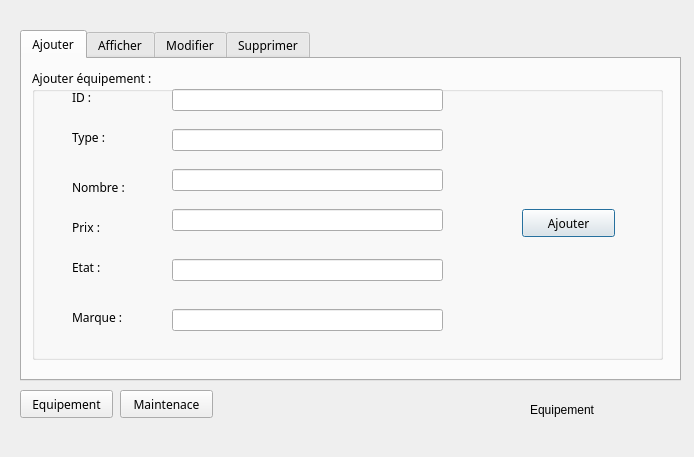
<?xml version="1.0" encoding="UTF-8"?>
<ui version="4.0">
 <class>maintenance</class>
 <widget class="QDialog" name="maintenance">
  <property name="geometry">
   <rect>
    <x>0</x>
    <y>0</y>
    <width>694</width>
    <height>457</height>
   </rect>
  </property>
  <property name="windowTitle">
   <string>Gestion Maintenance</string>
  </property>
  <widget class="QStackedWidget" name="stackedWidget">
   <property name="geometry">
    <rect>
     <x>10</x>
     <y>20</y>
     <width>681</width>
     <height>421</height>
    </rect>
   </property>
   <property name="currentIndex">
    <number>0</number>
   </property>
   <widget class="QWidget" name="equipement">
    <widget class="QTabWidget" name="tabWidget_2">
     <property name="geometry">
      <rect>
       <x>10</x>
       <y>10</y>
       <width>661</width>
       <height>351</height>
      </rect>
     </property>
     <property name="font">
      <font>
       <family>MV Boli</family>
      </font>
     </property>
     <property name="currentIndex">
      <number>0</number>
     </property>
     <widget class="QWidget" name="Ajouter">
      <attribute name="title">
       <string>Ajouter</string>
      </attribute>
      <widget class="QGroupBox" name="groupBox">
       <property name="geometry">
        <rect>
         <x>10</x>
         <y>10</y>
         <width>631</width>
         <height>291</height>
        </rect>
       </property>
       <property name="title">
        <string>Ajouter équipement :</string>
       </property>
       <widget class="QLabel" name="label_2">
        <property name="geometry">
         <rect>
          <x>40</x>
          <y>20</y>
          <width>55</width>
          <height>16</height>
         </rect>
        </property>
        <property name="text">
         <string>ID :</string>
        </property>
       </widget>
       <widget class="QLabel" name="label_3">
        <property name="geometry">
         <rect>
          <x>40</x>
          <y>60</y>
          <width>55</width>
          <height>16</height>
         </rect>
        </property>
        <property name="text">
         <string>Type :</string>
        </property>
       </widget>
       <widget class="QLabel" name="label_4">
        <property name="geometry">
         <rect>
          <x>40</x>
          <y>110</y>
          <width>55</width>
          <height>16</height>
         </rect>
        </property>
        <property name="text">
         <string>Nombre :</string>
        </property>
       </widget>
       <widget class="QLabel" name="label_5">
        <property name="geometry">
         <rect>
          <x>40</x>
          <y>150</y>
          <width>55</width>
          <height>16</height>
         </rect>
        </property>
        <property name="text">
         <string>Prix :</string>
        </property>
       </widget>
       <widget class="QLabel" name="label_6">
        <property name="geometry">
         <rect>
          <x>40</x>
          <y>190</y>
          <width>55</width>
          <height>16</height>
         </rect>
        </property>
        <property name="text">
         <string>Etat :</string>
        </property>
       </widget>
       <widget class="QLabel" name="label_7">
        <property name="geometry">
         <rect>
          <x>40</x>
          <y>240</y>
          <width>55</width>
          <height>16</height>
         </rect>
        </property>
        <property name="text">
         <string>Marque :</string>
        </property>
       </widget>
       <widget class="QLineEdit" name="lineEdit_id">
        <property name="geometry">
         <rect>
          <x>140</x>
          <y>20</y>
          <width>271</width>
          <height>22</height>
         </rect>
        </property>
       </widget>
       <widget class="QLineEdit" name="lineEdit_type">
        <property name="geometry">
         <rect>
          <x>140</x>
          <y>60</y>
          <width>271</width>
          <height>22</height>
         </rect>
        </property>
       </widget>
       <widget class="QLineEdit" name="lineEdit_nombre">
        <property name="geometry">
         <rect>
          <x>140</x>
          <y>100</y>
          <width>271</width>
          <height>22</height>
         </rect>
        </property>
       </widget>
       <widget class="QLineEdit" name="lineEdit_prix">
        <property name="geometry">
         <rect>
          <x>140</x>
          <y>140</y>
          <width>271</width>
          <height>22</height>
         </rect>
        </property>
       </widget>
       <widget class="QLineEdit" name="lineEdit_etat">
        <property name="geometry">
         <rect>
          <x>140</x>
          <y>190</y>
          <width>271</width>
          <height>22</height>
         </rect>
        </property>
       </widget>
       <widget class="QLineEdit" name="lineEdit_marque">
        <property name="geometry">
         <rect>
          <x>140</x>
          <y>240</y>
          <width>271</width>
          <height>22</height>
         </rect>
        </property>
       </widget>
       <widget class="QPushButton" name="pb_ajouter">
        <property name="geometry">
         <rect>
          <x>490</x>
          <y>140</y>
          <width>93</width>
          <height>28</height>
         </rect>
        </property>
        <property name="text">
         <string>Ajouter</string>
        </property>
       </widget>
      </widget>
     </widget>
     <widget class="QWidget" name="tab_6">
      <attribute name="title">
       <string>Afficher</string>
      </attribute>
      <widget class="QTableView" name="tab_equipement">
       <property name="geometry">
        <rect>
         <x>10</x>
         <y>10</y>
         <width>641</width>
         <height>261</height>
        </rect>
       </property>
      </widget>
      <widget class="QPushButton" name="pb_trier">
       <property name="geometry">
        <rect>
         <x>390</x>
         <y>280</y>
         <width>93</width>
         <height>28</height>
        </rect>
       </property>
       <property name="text">
        <string>Trier</string>
       </property>
      </widget>
      <widget class="QPushButton" name="filtrer">
       <property name="geometry">
        <rect>
         <x>530</x>
         <y>280</y>
         <width>93</width>
         <height>28</height>
        </rect>
       </property>
       <property name="text">
        <string>Filtrer</string>
       </property>
      </widget>
     </widget>
     <widget class="QWidget" name="tab_3">
      <attribute name="title">
       <string>Modifier</string>
      </attribute>
      <widget class="QLabel" name="label_13">
       <property name="geometry">
        <rect>
         <x>70</x>
         <y>30</y>
         <width>55</width>
         <height>16</height>
        </rect>
       </property>
       <property name="text">
        <string>ID :</string>
       </property>
      </widget>
      <widget class="QLabel" name="label_14">
       <property name="geometry">
        <rect>
         <x>70</x>
         <y>80</y>
         <width>55</width>
         <height>16</height>
        </rect>
       </property>
       <property name="text">
        <string>Type :</string>
       </property>
      </widget>
      <widget class="QLabel" name="label_15">
       <property name="geometry">
        <rect>
         <x>70</x>
         <y>130</y>
         <width>55</width>
         <height>16</height>
        </rect>
       </property>
       <property name="text">
        <string>Nombre :</string>
       </property>
      </widget>
      <widget class="QLabel" name="label_16">
       <property name="geometry">
        <rect>
         <x>70</x>
         <y>180</y>
         <width>55</width>
         <height>16</height>
        </rect>
       </property>
       <property name="text">
        <string>Prix :</string>
       </property>
      </widget>
      <widget class="QLabel" name="label_17">
       <property name="geometry">
        <rect>
         <x>70</x>
         <y>230</y>
         <width>55</width>
         <height>16</height>
        </rect>
       </property>
       <property name="text">
        <string>Etat :</string>
       </property>
      </widget>
      <widget class="QLabel" name="label_18">
       <property name="geometry">
        <rect>
         <x>60</x>
         <y>280</y>
         <width>55</width>
         <height>16</height>
        </rect>
       </property>
       <property name="text">
        <string>Marque :</string>
       </property>
      </widget>
      <widget class="QLineEdit" name="lineEdit_idm_2">
       <property name="geometry">
        <rect>
         <x>190</x>
         <y>30</y>
         <width>271</width>
         <height>22</height>
        </rect>
       </property>
      </widget>
      <widget class="QLineEdit" name="lineEdit_typem">
       <property name="geometry">
        <rect>
         <x>190</x>
         <y>80</y>
         <width>271</width>
         <height>22</height>
        </rect>
       </property>
      </widget>
      <widget class="QLineEdit" name="lineEdit_nombrem">
       <property name="geometry">
        <rect>
         <x>190</x>
         <y>130</y>
         <width>271</width>
         <height>22</height>
        </rect>
       </property>
      </widget>
      <widget class="QLineEdit" name="lineEdit_prixm">
       <property name="geometry">
        <rect>
         <x>190</x>
         <y>180</y>
         <width>271</width>
         <height>22</height>
        </rect>
       </property>
      </widget>
      <widget class="QLineEdit" name="lineEdit_etatm">
       <property name="geometry">
        <rect>
         <x>190</x>
         <y>230</y>
         <width>271</width>
         <height>22</height>
        </rect>
       </property>
      </widget>
      <widget class="QLineEdit" name="lineEdit_marquem">
       <property name="geometry">
        <rect>
         <x>190</x>
         <y>280</y>
         <width>271</width>
         <height>22</height>
        </rect>
       </property>
      </widget>
      <widget class="QPushButton" name="pushButton_updateequip">
       <property name="geometry">
        <rect>
         <x>530</x>
         <y>140</y>
         <width>93</width>
         <height>28</height>
        </rect>
       </property>
       <property name="text">
        <string>Update</string>
       </property>
      </widget>
     </widget>
     <widget class="QWidget" name="tab_4">
      <attribute name="title">
       <string>Supprimer</string>
      </attribute>
      <widget class="QLabel" name="label_12">
       <property name="geometry">
        <rect>
         <x>190</x>
         <y>100</y>
         <width>181</width>
         <height>16</height>
        </rect>
       </property>
       <property name="text">
        <string>ID équipement à supprimer :</string>
       </property>
      </widget>
      <widget class="QLineEdit" name="lineEdit_idsupp">
       <property name="geometry">
        <rect>
         <x>180</x>
         <y>130</y>
         <width>201</width>
         <height>22</height>
        </rect>
       </property>
      </widget>
      <widget class="QPushButton" name="pb_supprimer">
       <property name="geometry">
        <rect>
         <x>230</x>
         <y>190</y>
         <width>93</width>
         <height>28</height>
        </rect>
       </property>
       <property name="text">
        <string>Spprimer</string>
       </property>
      </widget>
     </widget>
    </widget>
    <widget class="QLabel" name="label">
     <property name="geometry">
      <rect>
       <x>520</x>
       <y>380</y>
       <width>101</width>
       <height>20</height>
      </rect>
     </property>
     <property name="text">
      <string>Equipement</string>
     </property>
    </widget>
    <widget class="QPushButton" name="pushButton_maintenance">
     <property name="geometry">
      <rect>
       <x>110</x>
       <y>370</y>
       <width>93</width>
       <height>28</height>
      </rect>
     </property>
     <property name="font">
      <font>
       <family>MV Boli</family>
      </font>
     </property>
     <property name="text">
      <string>Maintenace</string>
     </property>
    </widget>
    <widget class="QPushButton" name="pushButton_equipement2">
     <property name="geometry">
      <rect>
       <x>10</x>
       <y>370</y>
       <width>93</width>
       <height>28</height>
      </rect>
     </property>
     <property name="font">
      <font>
       <family>MV Boli</family>
      </font>
     </property>
     <property name="text">
      <string>Equipement</string>
     </property>
    </widget>
   </widget>
   <widget class="QWidget" name="maintenance_2">
    <widget class="QTabWidget" name="tabWidget">
     <property name="geometry">
      <rect>
       <x>10</x>
       <y>20</y>
       <width>671</width>
       <height>341</height>
      </rect>
     </property>
     <property name="font">
      <font>
       <family>MV Boli</family>
      </font>
     </property>
     <property name="currentIndex">
      <number>0</number>
     </property>
     <widget class="QWidget" name="tab">
      <attribute name="title">
       <string>Ajouter</string>
      </attribute>
      <widget class="QLabel" name="label_9">
       <property name="geometry">
        <rect>
         <x>30</x>
         <y>40</y>
         <width>131</width>
         <height>20</height>
        </rect>
       </property>
       <property name="text">
        <string>ID de la maintenance:</string>
       </property>
      </widget>
      <widget class="QLabel" name="label_10">
       <property name="geometry">
        <rect>
         <x>30</x>
         <y>180</y>
         <width>91</width>
         <height>20</height>
        </rect>
       </property>
       <property name="text">
        <string>Type du panne :</string>
       </property>
      </widget>
      <widget class="QLabel" name="label_11">
       <property name="geometry">
        <rect>
         <x>20</x>
         <y>230</y>
         <width>151</width>
         <height>16</height>
        </rect>
       </property>
       <property name="text">
        <string>Date de la maintenance :</string>
       </property>
      </widget>
      <widget class="QLineEdit" name="lineEdit_idm">
       <property name="geometry">
        <rect>
         <x>210</x>
         <y>40</y>
         <width>211</width>
         <height>22</height>
        </rect>
       </property>
      </widget>
      <widget class="QLineEdit" name="lineEdit_typep">
       <property name="geometry">
        <rect>
         <x>210</x>
         <y>180</y>
         <width>211</width>
         <height>22</height>
        </rect>
       </property>
      </widget>
      <widget class="QPushButton" name="pb_ajouterm">
       <property name="geometry">
        <rect>
         <x>500</x>
         <y>140</y>
         <width>93</width>
         <height>28</height>
        </rect>
       </property>
       <property name="text">
        <string>Ajouter</string>
       </property>
      </widget>
      <widget class="QLabel" name="label_19">
       <property name="geometry">
        <rect>
         <x>30</x>
         <y>90</y>
         <width>91</width>
         <height>20</height>
        </rect>
       </property>
       <property name="text">
        <string>ID employé :</string>
       </property>
      </widget>
      <widget class="QLabel" name="label_20">
       <property name="geometry">
        <rect>
         <x>30</x>
         <y>130</y>
         <width>91</width>
         <height>20</height>
        </rect>
       </property>
       <property name="text">
        <string>ID équipement :</string>
       </property>
      </widget>
      <widget class="QLineEdit" name="lineEdit_idemp">
       <property name="geometry">
        <rect>
         <x>210</x>
         <y>80</y>
         <width>211</width>
         <height>22</height>
        </rect>
       </property>
      </widget>
      <widget class="QLineEdit" name="lineEdit_idequip">
       <property name="geometry">
        <rect>
         <x>210</x>
         <y>130</y>
         <width>211</width>
         <height>22</height>
        </rect>
       </property>
      </widget>
      <widget class="QDateEdit" name="dateEdit">
       <property name="geometry">
        <rect>
         <x>210</x>
         <y>230</y>
         <width>211</width>
         <height>22</height>
        </rect>
       </property>
      </widget>
     </widget>
     <widget class="QWidget" name="tab_2">
      <attribute name="title">
       <string>Afficher</string>
      </attribute>
      <widget class="QTableView" name="tab_maintenance">
       <property name="geometry">
        <rect>
         <x>10</x>
         <y>20</y>
         <width>651</width>
         <height>231</height>
        </rect>
       </property>
      </widget>
      <widget class="QPushButton" name="pushButton_7">
       <property name="geometry">
        <rect>
         <x>500</x>
         <y>270</y>
         <width>111</width>
         <height>28</height>
        </rect>
       </property>
       <property name="font">
        <font>
         <family>MV Boli</family>
        </font>
       </property>
       <property name="text">
        <string>Exporter PDF</string>
       </property>
      </widget>
      <widget class="QLineEdit" name="rechercheav">
       <property name="geometry">
        <rect>
         <x>100</x>
         <y>270</y>
         <width>113</width>
         <height>22</height>
        </rect>
       </property>
      </widget>
      <widget class="QLabel" name="label_27">
       <property name="geometry">
        <rect>
         <x>20</x>
         <y>270</y>
         <width>61</width>
         <height>16</height>
        </rect>
       </property>
       <property name="font">
        <font>
         <family>MV Boli</family>
        </font>
       </property>
       <property name="text">
        <string>Rechercher</string>
       </property>
      </widget>
     </widget>
     <widget class="QWidget" name="tab_5">
      <attribute name="title">
       <string>Modifier</string>
      </attribute>
      <widget class="QLabel" name="label_22">
       <property name="geometry">
        <rect>
         <x>60</x>
         <y>40</y>
         <width>101</width>
         <height>20</height>
        </rect>
       </property>
       <property name="text">
        <string>ID maintenance :</string>
       </property>
      </widget>
      <widget class="QLabel" name="label_23">
       <property name="geometry">
        <rect>
         <x>60</x>
         <y>90</y>
         <width>101</width>
         <height>20</height>
        </rect>
       </property>
       <property name="text">
        <string>ID employé :</string>
       </property>
      </widget>
      <widget class="QLabel" name="label_24">
       <property name="geometry">
        <rect>
         <x>60</x>
         <y>140</y>
         <width>101</width>
         <height>20</height>
        </rect>
       </property>
       <property name="text">
        <string>ID équipement :</string>
       </property>
      </widget>
      <widget class="QLabel" name="label_25">
       <property name="geometry">
        <rect>
         <x>60</x>
         <y>200</y>
         <width>111</width>
         <height>20</height>
        </rect>
       </property>
       <property name="text">
        <string>Type du panne :</string>
       </property>
      </widget>
      <widget class="QLabel" name="label_26">
       <property name="geometry">
        <rect>
         <x>50</x>
         <y>260</y>
         <width>141</width>
         <height>20</height>
        </rect>
       </property>
       <property name="text">
        <string>Date du maintenance :</string>
       </property>
      </widget>
      <widget class="QLineEdit" name="lineEdit_idmm">
       <property name="geometry">
        <rect>
         <x>200</x>
         <y>40</y>
         <width>221</width>
         <height>22</height>
        </rect>
       </property>
      </widget>
      <widget class="QLineEdit" name="lineEdit_idempm">
       <property name="geometry">
        <rect>
         <x>200</x>
         <y>90</y>
         <width>221</width>
         <height>22</height>
        </rect>
       </property>
      </widget>
      <widget class="QLineEdit" name="lineEdit_idequipm">
       <property name="geometry">
        <rect>
         <x>200</x>
         <y>140</y>
         <width>221</width>
         <height>22</height>
        </rect>
       </property>
      </widget>
      <widget class="QLineEdit" name="lineEdit_typepm">
       <property name="geometry">
        <rect>
         <x>200</x>
         <y>200</y>
         <width>221</width>
         <height>22</height>
        </rect>
       </property>
      </widget>
      <widget class="QPushButton" name="pb_updatem">
       <property name="geometry">
        <rect>
         <x>480</x>
         <y>140</y>
         <width>93</width>
         <height>28</height>
        </rect>
       </property>
       <property name="text">
        <string>Update</string>
       </property>
      </widget>
      <widget class="QDateEdit" name="dateEdit_2">
       <property name="geometry">
        <rect>
         <x>210</x>
         <y>260</y>
         <width>211</width>
         <height>22</height>
        </rect>
       </property>
      </widget>
     </widget>
     <widget class="QWidget" name="tab_7">
      <attribute name="title">
       <string>Supprimer</string>
      </attribute>
      <widget class="QLineEdit" name="lineEdit_idm_3">
       <property name="geometry">
        <rect>
         <x>200</x>
         <y>120</y>
         <width>201</width>
         <height>22</height>
        </rect>
       </property>
      </widget>
      <widget class="QLabel" name="label_21">
       <property name="geometry">
        <rect>
         <x>220</x>
         <y>70</y>
         <width>171</width>
         <height>20</height>
        </rect>
       </property>
       <property name="text">
        <string>ID maintenance à supprimer :</string>
       </property>
      </widget>
      <widget class="QPushButton" name="pb_supprimerm">
       <property name="geometry">
        <rect>
         <x>250</x>
         <y>170</y>
         <width>93</width>
         <height>28</height>
        </rect>
       </property>
       <property name="text">
        <string>Supprimer</string>
       </property>
      </widget>
     </widget>
    </widget>
    <widget class="QLabel" name="label_8">
     <property name="geometry">
      <rect>
       <x>514</x>
       <y>380</y>
       <width>91</width>
       <height>20</height>
      </rect>
     </property>
     <property name="text">
      <string>Maintenance</string>
     </property>
    </widget>
    <widget class="QPushButton" name="pushButton_equipement">
     <property name="geometry">
      <rect>
       <x>40</x>
       <y>370</y>
       <width>93</width>
       <height>28</height>
      </rect>
     </property>
     <property name="font">
      <font>
       <family>MV Boli</family>
      </font>
     </property>
     <property name="text">
      <string>Equipement</string>
     </property>
    </widget>
    <widget class="QPushButton" name="pushButton_maintenace2">
     <property name="geometry">
      <rect>
       <x>170</x>
       <y>370</y>
       <width>93</width>
       <height>28</height>
      </rect>
     </property>
     <property name="font">
      <font>
       <family>MV Boli</family>
      </font>
     </property>
     <property name="text">
      <string>Mainenance</string>
     </property>
    </widget>
   </widget>
  </widget>
 </widget>
 <resources/>
 <connections/>
</ui>
